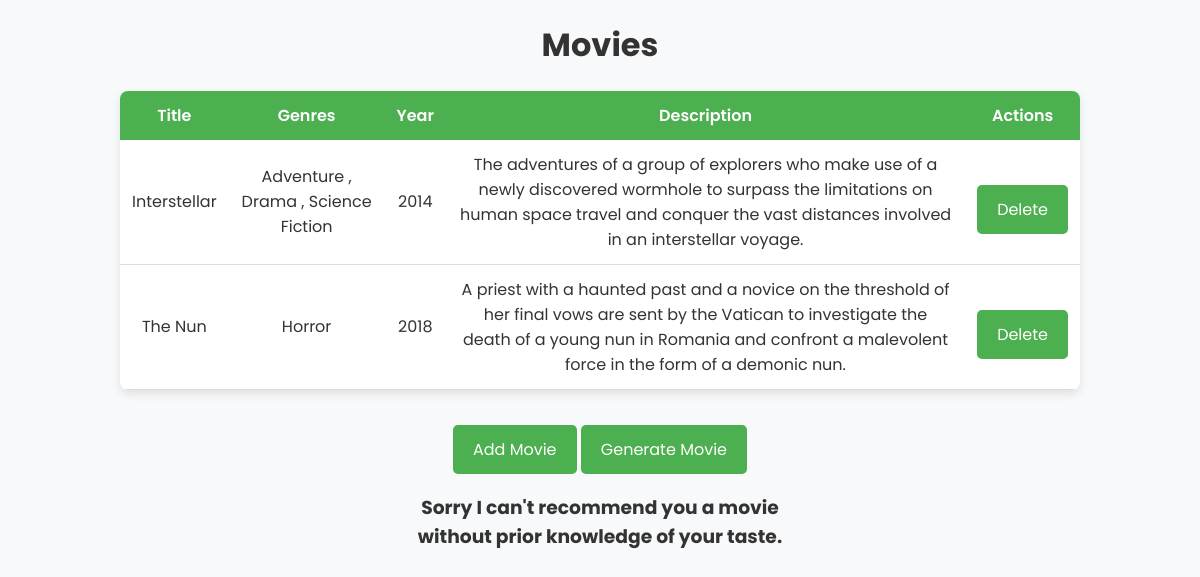
The app's page /, older data.
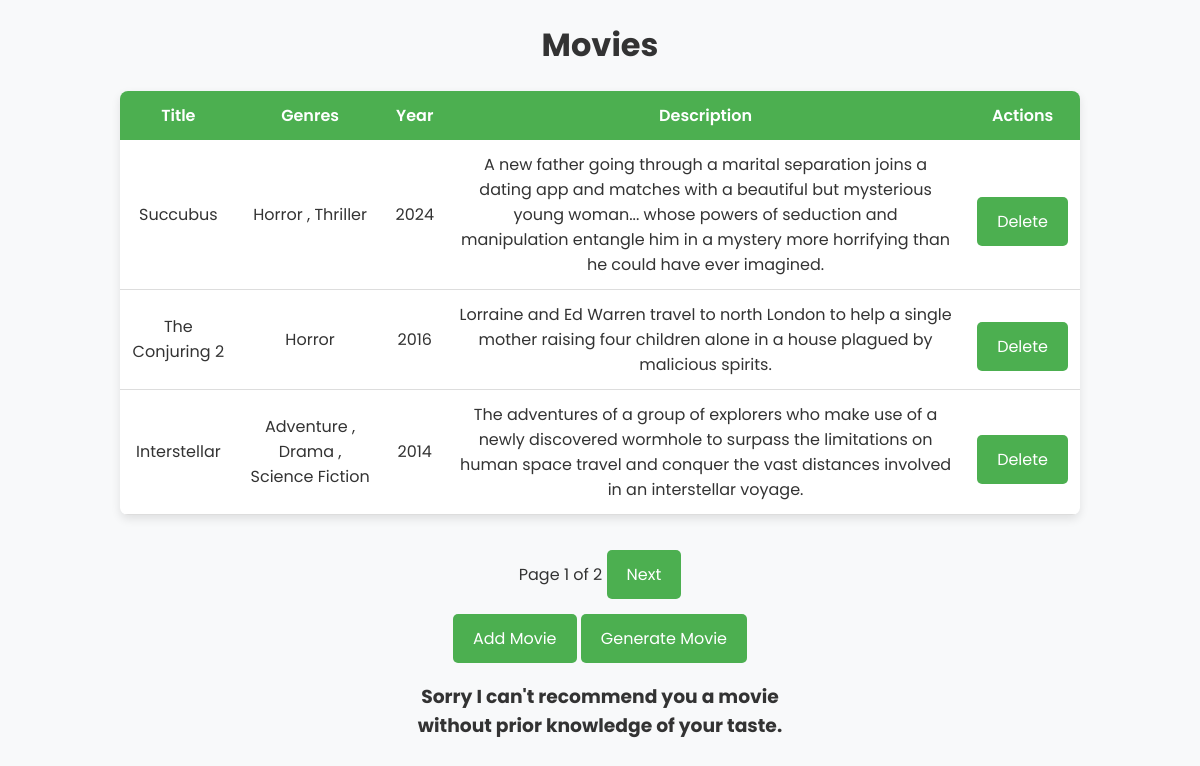
The same page, newer data.
### movies_app/models.py (models this page shows, shortened)
class Movie(models.Model):
    GENRE_CHOICES = [
        ("Action", "Action"),
        ("Adventure", "Adventure"),
        ("Animation", "Animation"),
        ("Comedy", "Comedy"),
        ("Crime", "Crime"),
        ("Documentary", "Documentary"),
        ("Drama", "Drama"),
        ("Family", "Family"),
        ("Fantasy", "Fantasy"),
        ("History", "History"),
        ("Horror", "Horror"),
        ("Music", "Music"),
        ("Mystery", "Mystery"),
        ("Romance", "Romance"),
        ("Science Fiction", "Science Fiction"),
        ("TV Movie", "TV Movie"),
        ("Thriller", "Thriller"),
        ("War", "War"),
        ("Western", "Western"),
    ]
    title = models.CharField(max_length=255)
    primary_genre = models.CharField(max_length=50, choices=GENRE_CHOICES)  # Required
    secondary_genre = models.CharField(max_length=50, choices=GENRE_CHOICES, blank=True, null=True)  # Optional
    third_genre = models.CharField(max_length=50, choices=GENRE_CHOICES, blank=True, null=True)  # Optional
    year = models.IntegerField()
    description = models.TextField()

### movies_app/views.py (the view)
# urls.py: path("", movie_list, name="movie_list"),
def movie_list(request):
    movies = Movie.objects.all().order_by('-id')
    paginator = Paginator(movies, 3)  # 3 movies per page
    page = request.GET.get('page')
    try:
        movies_page = paginator.page(page)
    except PageNotAnInteger:
        movies_page = paginator.page(1)
    except EmptyPage:
        movies_page = paginator.page(paginator.num_pages)
    recommended = request.session.get("recommended_movie", None)
    return render(request, "movies.html", {"movies": movies_page, "recommended_movie": recommended})

### templates/movies.html (shortened to what this page needs)
{% load static %}
<!DOCTYPE html>
<html lang="en">
<head>
    <link rel="stylesheet" href="{% static 'css/styles.css' %}">
</head>
<body>
    <h1>Movies</h1>
    {% if movies %}
        <table>
            <thead>
                <tr>
                    <th>Title</th>
                    <th>Genres</th>
                    <th>Year</th>
                    <th>Description</th>
                    <th>Actions</th>
                </tr>
            </thead>
            <tbody>
                {% for movie in movies %}
                    <tr>
                        <td>{{ movie.title }}</td>
                        <td>
                            {{ movie.primary_genre }}
                            {% if movie.secondary_genre %}, {{ movie.secondary_genre }}{% endif %}
                            {% if movie.third_genre %}, {{ movie.third_genre }}{% endif %}
                        </td>
                        <td>{{ movie.year }}</td>
                        <td>{{ movie.description }}</td>
                        <td>
                            <a href="{% url 'delete_movie' movie.id %}" class = "button-link" onclick="return confirm('Are you sure?');">Delete</a>
                        </td>
                    </tr>
                {% endfor %}
            </tbody>
        </table>
        {% if movies.has_other_pages %}
        <div class="pagination">
            <span>Page {{ movies.number }} of {{ movies.paginator.num_pages }}</span>
            {% if movies.has_next %}
                <a class = "button-link" href="?page={{ movies.next_page_number }}">Next</a>
            {% endif %}
        </div>
        {% endif %}
    {% else %}
        <p>No movies in the database.</p>
    {% endif %}
    <a class = "button-link" href="{% url 'add_movie' %}">Add Movie</a>
    <a class = "button-link" href="{% url 'generate_movie' %}">Generate Movie</a>
    {% if recommended_movie %}
    <div class="recommended-movie">
        <h2>Recommended Movie</h2>
        <p><strong>Title:</strong> <a href="{{ recommended_movie.tmdb_url }}" target="_blank">{{ recommended_movie.title }}</a></p>
        {% if recommended_movie.poster_url %}
            <img src="{{ recommended_movie.poster_url }}" alt="Movie Poster" style="width:200px;">
        {% endif %}
        <p><strong>Year:</strong> {{ recommended_movie.year }}</p>
        <p><strong>Rating:</strong> {{ recommended_movie.rating }}</p>
        <p><strong>Overview:</strong> {{ recommended_movie.overview }}</p>
        <a class = "button-link" href="{% url 'add_movie_to_list' %}">Add to Watched</a>
    </div>
        {% else %}
        <h3>Sorry I can't recommend you a movie <br> without prior knowledge of your taste.</h3>
    {% endif %}
</body>
</html>

Row changes from the older to the newer data that the page shows:
no longer on this page (row unchanged): Movie: title "The Nun", primary_genre "Horror", year "2018", description "A priest with a haunted past and a novice on the threshold of her final vows are sent by the Vatican to investigate the death of a young nun in Romania and confront a malevolent force in the form of a demonic nun."
added Movie: title "Succubus", primary_genre "Horror", secondary_genre "Thriller", year "2024", description "A new father going through a marital separation joins a dating app and matches with a beautiful but mysterious young woman... whose powers of seduction and manipulation entangle him in a mystery more horrifying than he could have ever imagined."
added Movie: title "The Conjuring 2", primary_genre "Horror", year "2016", description "Lorraine and Ed Warren travel to north London to help a single mother raising four children alone in a house plagued by malicious spirits."
Text that changed along with them:
{{ movies.number }}: (not shown) → "1"
{{ movies.paginator.num_pages }}: (not shown) → "2"
text now shown: "Page of Next"
